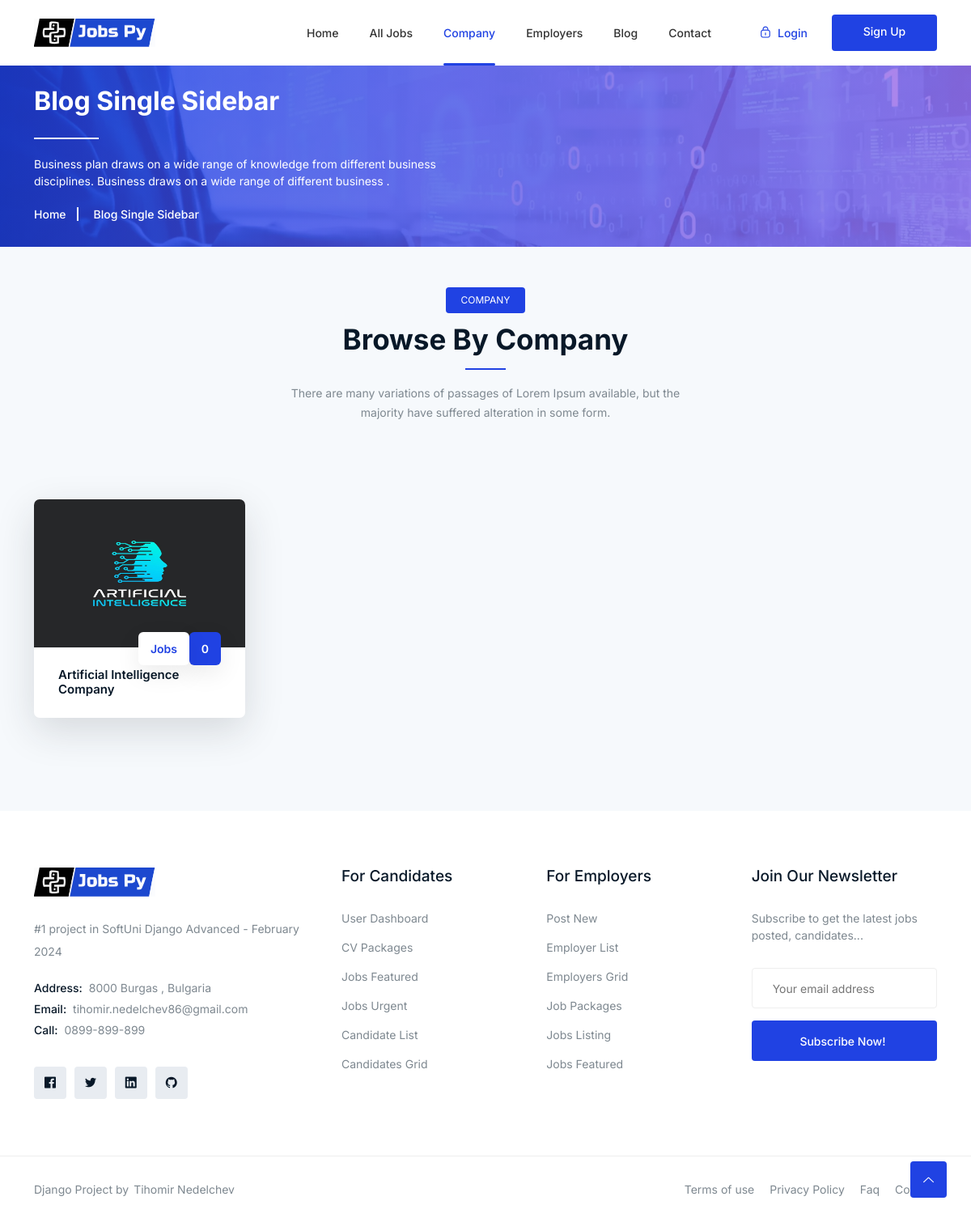
/company_lsit/, run on an earlier commit of the app's database.
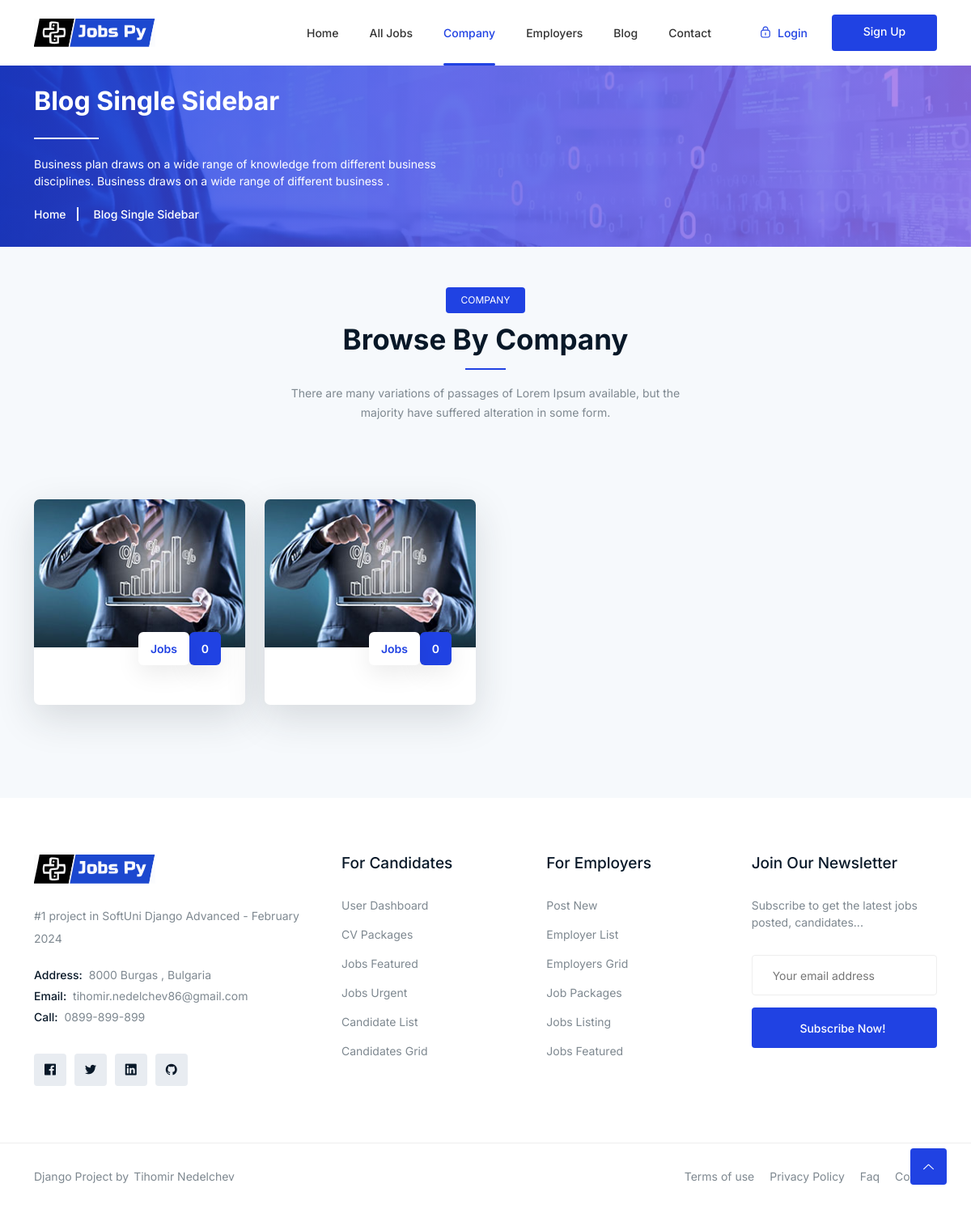
And on a later commit of the database.
### jobsPy/company/models.py (models this page shows, shortened)
class CompanyProfile(models.Model):
    user = models.OneToOneField(UserModel, on_delete=models.CASCADE, primary_key=True, related_name="company")
    name = models.CharField(max_length=40)
    description = RichTextField(null=False, blank=False)
    location = models.CharField(max_length=40)
    email = models.EmailField(max_length=254, null=False, blank=False)
    image = models.ImageField(
        null=True, blank=True, upload_to="company/image")
    website_url = models.URLField(max_length=200)

### jobsPy/accounts/models.py (models this page shows)
class Account(AbstractBaseUser, PermissionsMixin):
    username = None
    ROLE_CHOICES = (
        ('jobseeker', 'Job Seeker'),
        ('company', 'Company'),
    )
    role = models.CharField(max_length=10, choices=ROLE_CHOICES)
    date_joined = models.DateTimeField(auto_now_add=True)
    last_login = models.DateTimeField(auto_now_add=True)
    email = models.EmailField(max_length=100, unique=True, null=False, blank=False)
    USERNAME_FIELD = 'email'
    EMAIL_FIELD = 'email'
    REQUIRED_FIELDS = []
    objects = AccountModel()
    is_staff = models.BooleanField(default=False)

### jobsPy/company/views.py (the view)
# urls.py: path('company_lsit/', AllCompany.as_view(), name="all_company"),
class AllCompany(ListView):
    model = CompanyProfile
    template_name = "company/company.html"

### templates/company/company.html (shortened to what this page needs)
{% extends 'base.html' %}
{% load static %}
{% block main_content %}
        <div class="breadcrumbs overlay">
        <div class="container">
            <div class="row">
                <div class="col-12">
                    <div class="breadcrumbs-content">
                        <h1 class="page-title">Blog Single Sidebar</h1>
                        <p>Business plan draws on a wide range of knowledge from different business<br> disciplines.
                            Business draws on a wide range of different business .</p>
                    </div>
                    <ul class="breadcrumb-nav">
                        <li><a href="index.html">Home</a></li>
                        <li>Blog Single Sidebar</li>
                    </ul>
                </div>
            </div>
        </div>
    </div>
    <section class="job-category style2 section">
        <div class="container">
            <div class="row">
                <div class="col-12">
                    <div class="section-title">
                        <span class="wow fadeInDown" data-wow-delay=".2s">Company</span>
                        <h2 class="wow fadeInUp" data-wow-delay=".4s">Browse by Company</h2>
                        <p class="wow fadeInUp" data-wow-delay=".6s">There are many variations of passages of Lorem
                            Ipsum available, but the majority have suffered alteration in some form.</p>
                    </div>
                </div>
            </div>
            <div class="cat-head">
                <div class="row">
                    {% for company in object_list %}
                    <div class="col-lg-3 col-md-6 col-12">
                        <a href="{% url 'company-details' company.pk %}" class="single-cat wow" data-wow-delay=".4s">
                            <div class="top-side">
        {% if company.image %}
          <img src="{{ company.image.url }}" alt="{{ company.name }} Image">
            {% else %}
            <img src="{% static 'images/jobs/category-2.jpg' %}" alt="{{ company.name }} Image">
        {% endif %}
                            </div>
                            <div class="bottom-side">
                                <span class="available-job2">Jobs</span><span class="available-job">{{ company.user.job_set.all|length }}</span>
                                <h3>{{ company.name }}</h3>
                            </div>
                        </a>
                    </div>
                    {% endfor %}
                </div>
            </div>
        </div>
    </section>
{% endblock %}

### templates/base.html (shortened to what this page needs)
{% load static %}
{% load socialaccount %}
<!DOCTYPE html>
<html class="no-js" lang="zxx">
<head>
    <link rel="stylesheet" href="{% static '/css/bootstrap.min.css' %}" />
    <link rel="stylesheet" href="{% static '/css/LineIcons.2.0.css' %}" />
    <link rel="stylesheet" href="{% static '/css/animate.css' %}" />
    <link rel="stylesheet" href="{% static '/css/tiny-slider.css' %}" />
    <link rel="stylesheet" href="{% static '/css/glightbox.min.css' %}" />
    <link rel="stylesheet" href="{% static '/css/main.css' %}" />
    <link rel="stylesheet" href="{% static '/css/flaticon.css' %}" />
</head>
<body>
    <header class="header style4">
        <div class="navbar-area">
            <div class="container">
                <div class="row align-items-center">
                    <div class="col-lg-12">
                        <nav class="navbar navbar-expand-lg">
                            <a class="navbar-brand logo" href="{% url 'index' %}">
                                <img class="logo1" src="{% static '/images/logo/logo.svg'%}" alt="Logo" />
                            </a>
                            <div class="collapse navbar-collapse sub-menu-bar" id="navbarSupportedContent">
                                <ul id="nav" class="navbar-nav ml-auto">
                                    <li class="nav-item">
                                        <a class="{% if request.resolver_match.url_name == 'index' %}active{% endif %}" href="{% url 'index' %}">Home</a>
                                    </li>
                                    <li class="nav-item "><a class="{% if request.resolver_match.url_name == 'all-jobs' %}active{% endif %}" href="{% url 'all-jobs' %}">All Jobs</a>
                                    </li>
                                    <li class="nav-item"><a class="{% if request.resolver_match.url_name == 'all_company' %}active{% endif %}" href="{% url 'all_company' %}">Company</a>
                                    </li>
                                    <li class="nav-item"><a class="{% if request.resolver_match.url_name == 'all-employees' %}active{% endif %}" href="{% url 'all-employees' %}">Employers</a></li>
                                    <li class="nav-item"><a href="{% url 'blog-list' %}">Blog</a>
                                    </li>
                                    <li class="nav-item"><a class="{% if request.resolver_match.url_name == 'contact' %}active{% endif %}" href="{% url 'contact' %}">Contact </a> </li>
                                </ul>
                            </div>
                            <div class="button">
                                {% if user.is_authenticated %}
                                {% if user.company.image %}
                                    <a href="{% url 'login_redirect_dashboard' %} "><img class="user-profile-small" src="{{ user.company.image.url }}" alt="Logo"></a>
                                {% elif user.jobseeker.profile_picture %}
                                    <a href="{% url 'login_redirect_dashboard' %} "><img class="user-profile-small" src="{{ user.jobseeker.profile_picture.url }}" alt="Logo"></a>
                                {% else %}
                                    <div class="text-center align-center"  style="align-items:center !important;justify-content:center !important;background-color: black;width: 50px;height: 50px;border-radius: 50px; margin-right: 20px">
                                    <a href="{% url 'login_redirect_dashboard' %}" style="padding-top: 10%; color: white; font-size: 25px" >{{ user.email.0 }}</a>
                                    </div>
                                {% endif %}
                                    <a href="{% url 'sing-out' %}"  class="login"><i class="lni lni-lock-alt"></i> Logout</a>
                                {% else %}
                                <a href="{% url 'login' %}"   class="login"><i
                                        class="lni lni-lock-alt"></i> Login</a>
                                <a href="{% url 'registration' %}"  class="btn">Sign Up</a>
                                {% endif %}
                            </div>
                        </nav>
                    </div>
                </div>
            </div>
        </div>
    </header>
{% block main_content %}
{% endblock %}
    <footer class="footer">
        <div class="footer-middle">
            <div class="container">
                <div class="row">
                    <div class="col-lg-4 col-md-6 col-12">
                        <div class="f-about single-footer">
                            <div class="logo">
                                <a href="index.html"><img src="{% static '/images/logo/logo.svg'%}" alt="Logo"></a>
                            </div>
                            <p>#1 project in SoftUni Django Advanced - February 2024</p>
                            <ul class="contact-address">
                                <li><span>Address:</span> 8000 Burgas , Bulgaria </li>
                                <li><span>Email:</span> tihomir.nedelchev86@gmail.com</li>
                                <li><span>Call:</span> 0899-899-899</li>
                            </ul>
                            <div class="footer-social">
                                <ul>
                                    <li><a href="https://bg-bg.facebook.com/tihomir.nedelchev" target="_blank"><i class="lni lni-facebook-original"></i></a></li>
                                    <li><a href="#"><i class="lni lni-twitter-original"></i></a></li>
                                    <li><a href="https://www.linkedin.com/in/tihomir-nedelchev/" target="_blank"><i class="lni lni-linkedin-original"></i></a></li>
                                    <li><a href="https://github.com/Nedelchev86" target="_blank"><i class="lni lni-github-original"></i></a></li>
                                </ul>
                            </div>
                        </div>
                    </div>
                    <div class="col-lg-8 col-12">
                        <div class="row">
                            <div class="col-lg-4 col-md-6 col-12">
                                <div class="single-footer f-link">
                                    <h3>For Candidates</h3>
                                    <ul>
                                        <li><a href="#">User Dashboard</a></li>
                                        <li><a href="#">CV Packages</a></li>
                                        <li><a href="#">Jobs Featured</a></li>
                                        <li><a href="#">Jobs Urgent</a></li>
                                        <li><a href="#">Candidate List</a></li>
                                        <li><a href="#">Candidates Grid</a></li>
                                    </ul>
                                </div>
                            </div>
                            <div class="col-lg-4 col-md-6 col-12">
                                <div class="single-footer f-link">
                                    <h3>For Employers</h3>
                                    <ul>
                                        <li><a href="#">Post New</a></li>
                                        <li><a href="#">Employer List</a></li>
                                        <li><a href="#">Employers Grid</a></li>
                                        <li><a href="#">Job Packages</a></li>
                                        <li><a href="#">Jobs Listing</a></li>
                                        <li><a href="#">Jobs Featured</a></li>
                                    </ul>
                                </div>
                            </div>
                            <div class="col-lg-4 col-md-6 col-12">
                                <div class="single-footer newsletter">
                                    <h3>Join Our Newsletter</h3>
                                    <p>Subscribe to get the latest jobs posted, candidates...</p>
                                    <form action="mail/mail.php" method="get" target="_blank" class="newsletter-inner">
                                        <input name="EMAIL" placeholder="Your email address" class="common-input"
                                            onfocus="this.placeholder = ''"
                                            onblur="this.placeholder = 'Your email address'" required="" type="email" autocomplete="email">
                                        <div class="button">
                                            <button class="btn">Subscribe Now! </button>
                                        </div>
                                    </form>
                                </div>
                            </div>
                        </div>
                    </div>
                </div>
            </div>
        </div>
        <div class="footer-bottom">
            <div class="container">
                <div class="inner">
                    <div class="row">
                        <div class="col-lg-6 col-md-6 col-12">
                            <div class="left">
                                <p>Django Project by<a href="#" rel="nofollow">Tihomir Nedelchev</a></p>
                            </div>
                        </div>
                        <div class="col-lg-6 col-md-6 col-12">
                            <div class="right">
                                <ul>
                                    <li><a href="#">Terms of use</a></li>
                                    <li><a href="#"> Privacy Policy</a></li>
                                    <li><a href="#">Faq</a></li>
                                    <li><a href="#">Contact</a></li>
                                </ul>
                            </div>
                        </div>
                    </div>
                </div>
            </div>
        </div>
    </footer>
    <a href="#" class="scroll-top btn-hover">
        <i class="lni lni-chevron-up"></i>
    </a>
</body>
</html>

What changed in the data, as far as the page shows it:
removed CompanyProfile: image (picture), user.job_set.all|length "0", name "Artificial Intelligence Company"
added CompanyProfile: user.job_set.all|length "0"
added CompanyProfile: user.job_set.all|length "0"
